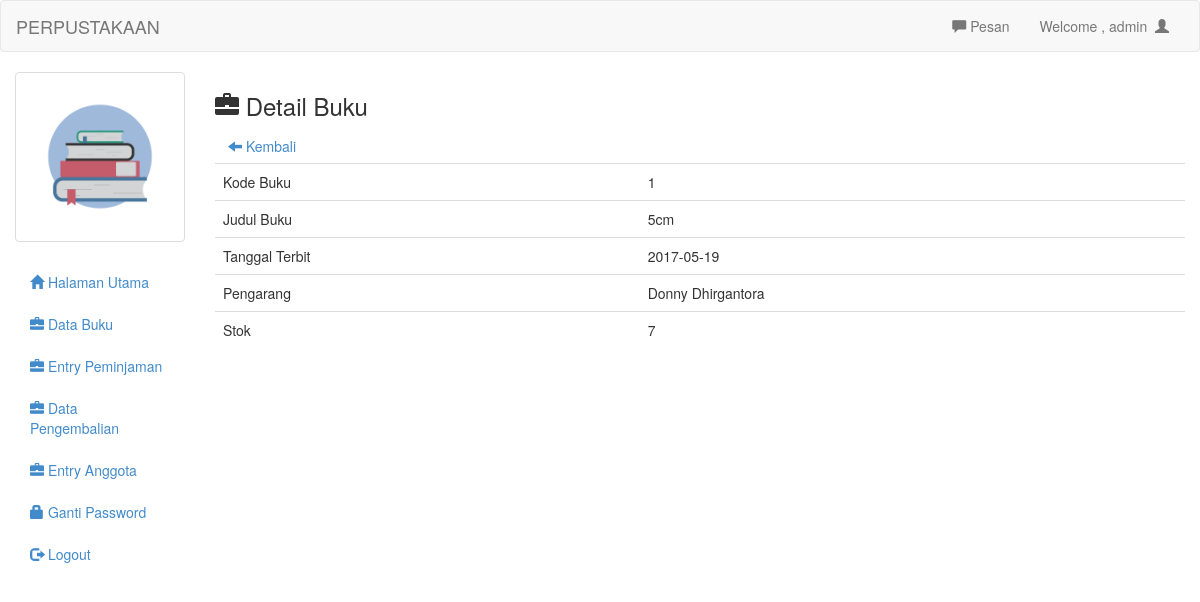
The page /admin/detail_buku.php?kode_buku=1 (signed in) on the database its author committed.
### tables this page shows
CREATE TABLE `tb_buku` (
  `kode_buku` int(15) NOT NULL,
  `judul_buku` varchar(50) NOT NULL,
  `tanggal_terbit` varchar(50) NOT NULL,
  `pengarang` varchar(30) NOT NULL,
  `stok` int(11) NOT NULL
);

### admin/detail_buku.php (the view)
<?php
include 'header.php';
?>
<h3><span class="glyphicon glyphicon-briefcase"></span>  Detail Buku</h3>
<a class="btn" href="buku.php"><span class="glyphicon glyphicon-arrow-left"></span>  Kembali</a>
<?php
$kode_buku=mysql_real_escape_string($_GET['kode_buku']);
$det=mysql_query("select * from tb_buku where kode_buku='$kode_buku'")or die(mysql_error());
while($d=mysql_fetch_array($det)){
	?>
	<table class="table">
		<tr>
			<td>Kode Buku</td>
			<td><?php echo $d['kode_buku'] ?></td>
		</tr>
		<tr>
			<td>Judul Buku</td>
			<td><?php echo $d['judul_buku'] ?></td>
		</tr>
		<tr>
			<td>Tanggal Terbit</td>
			<td><?php echo $d['tanggal_terbit'] ?></td>
		</tr>
		<tr>
			<td>Pengarang</td>
			<td><?php echo $d['pengarang'] ?></td>
		</tr>
		<tr>
			<td>Stok</td>
			<td><?php echo $d['stok'] ?></td>
		</tr>
	</table>
	<?php
}
?>
<?php include 'footer.php'; ?>

### admin/header.php (shortened to what this page needs)
<!DOCTYPE html>
<html>
<head>
	<link rel="stylesheet" type="text/css" href="../assets/css/bootstrap.css">
	<link rel="stylesheet" type="text/css" href="../assets/js/jquery-ui/jquery-ui.css">
</head>
<body>
	<div class="navbar navbar-default">
		<div class="container-fluid">
			<div class="navbar-header">
				<a href="index.php" class="navbar-brand">PERPUSTAKAAN</a>
			</div>
			<div class="collapse navbar-collapse">
				<ul class="nav navbar-nav navbar-right">
					<li><a id="pesan_sedia" href="#" data-toggle="modal" data-target="#modalpesan"><span class='glyphicon glyphicon-comment'></span> Pesan</a></li>
					<li><a class="dropdown-toggle" data-toggle="dropdown" role="button" href="#">Welcome , <?php echo $_SESSION['uname']  ?>&nbsp&nbsp<span class="glyphicon glyphicon-user"></span></a></li>
				</ul>
			</div>
		</div>
	</div>
	<div class="col-md-2">
		<div class="row">
			<?php
			$use=$_SESSION['uname'];
			$fo=mysql_query("select foto from login where uname='$use'");
			while($f=mysql_fetch_array($fo)){
				?>
				<div class="col-xs-6 col-md-12">
					<a class="thumbnail">
						<img class="img-responsive" src="foto/buku.png">
					</a>
				</div>
				<?php
			}
			?>
		</div>
		<ul class="nav nav-pills nav-stacked">
			<li><a href="index.php"><span class="glyphicon glyphicon-home"></span>  Halaman Utama</a></li>
			<li><a href="buku.php"><span class="glyphicon glyphicon-briefcase"></span>  Data Buku</a></li>
			<li><a href="peminjaman.php"><span class="glyphicon glyphicon-briefcase"></span>  Entry Peminjaman</a></li>
			<li><a href="pengembalian.php"><span class="glyphicon glyphicon-briefcase"></span>  Data Pengembalian</a></li>
			<li><a href="anggota.php"><span class="glyphicon glyphicon-briefcase"></span>  Entry Anggota</a></li>
			<li><a href="ganti_pass.php"><span class="glyphicon glyphicon-lock"></span> Ganti Password</a></li>
			<li><a href="logout.php"><span class="glyphicon glyphicon-log-out"></span>  Logout</a></li>
		</ul>
	</div>
	<div class="col-md-10">

### rows shown on the page
tb_buku: kode_buku "1", judul_buku "5cm", tanggal_terbit "2017-05-19", pengarang "Donny Dhirgantora", stok "7"

### other values the page prints
$_SESSION['uname'] "admin"
